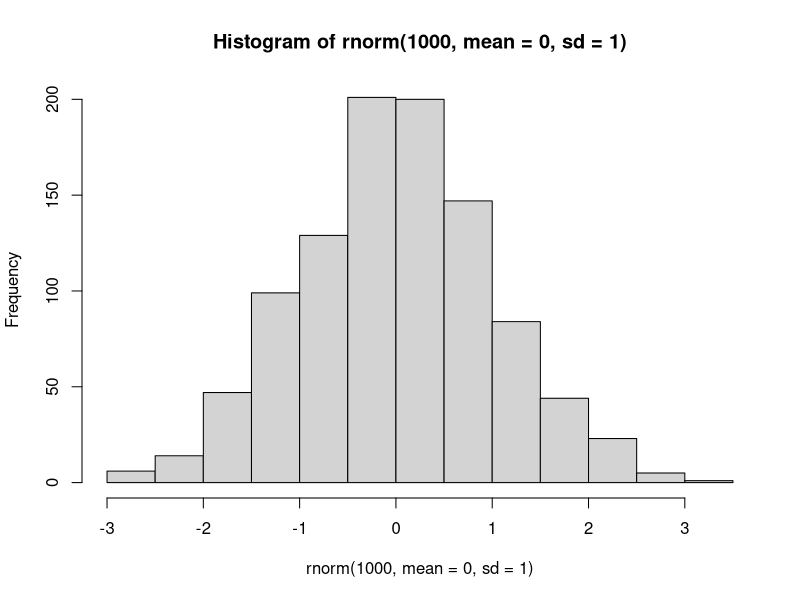
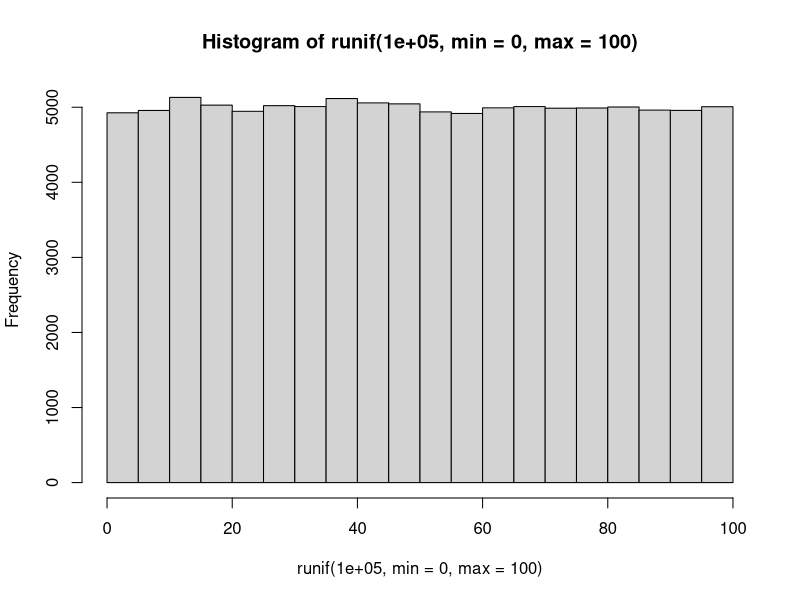
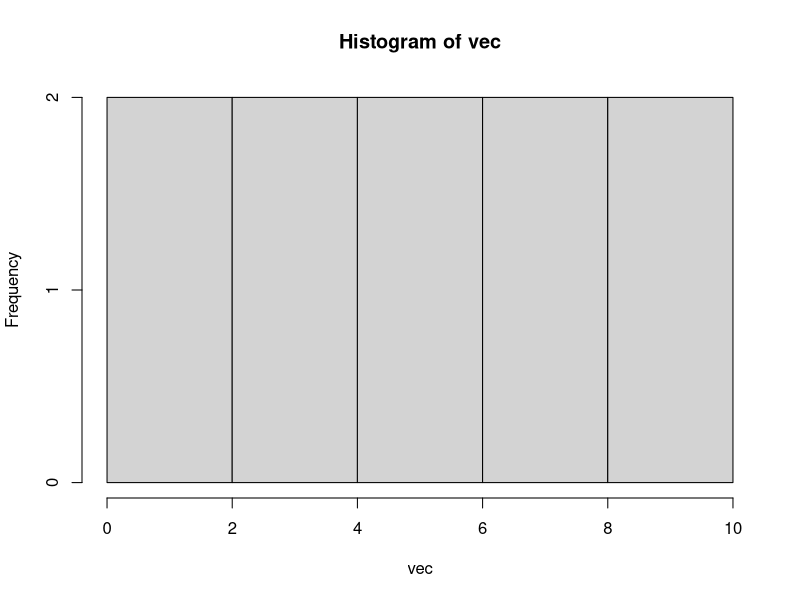

The R source for these figures, in order:
#내장함수와 사용자 정의함수
#주요 내장함수
seq(0,5,by=1.5)
set.seed(123)
rnorm(10,mean = 0,sd = 1) #난수 sd:표준편차 #정규분포를 따르는 난수
hist(rnorm(1000,mean = 0,sd = 1))

 #분산; 편차 제곱의 평균

runif(10,min = 0,max = 100)       #균등분포를 따르는 난수
hist(runif(100000,min = 0,max = 100))

sample(0:100,10)

vec <- 1:10
min(vec)
max(vec)
mean(vec)
median(vec)


hist(vec)
var(vec)
sum((vec -mean(vec))** 2)/(length(vec)-1)
sd(vec)
sqrt(sum((vec -mean(vec))** 2)/(length(vec)-1))
sum((vec -mean(vec))** 2)/(length(vec))
sd(vec) /mean(vec)  #변동계수

prod(vec)
factorial(10)
table(vec)
abs(-3)

getwd()
mean(iris$Sepal.Length)

#...

#사용자 정의함수
func1 <- function(){
  print('사용자 정의 함수')
}

func1()
func2 <- function(arg1){
  print(arg1)
  return(arg1+100)
}
func2(10)

#윤년체크 
yun_func <- function(y){
  if( y %% 4 == 0 & y %% 100 !=0 | y %% 400 == 0){
      paste(y,' 년은 윤년')
  }else{
    paste(y,'년은 평년')
  }
}
yun_func(2022)
yun_func(2020)


